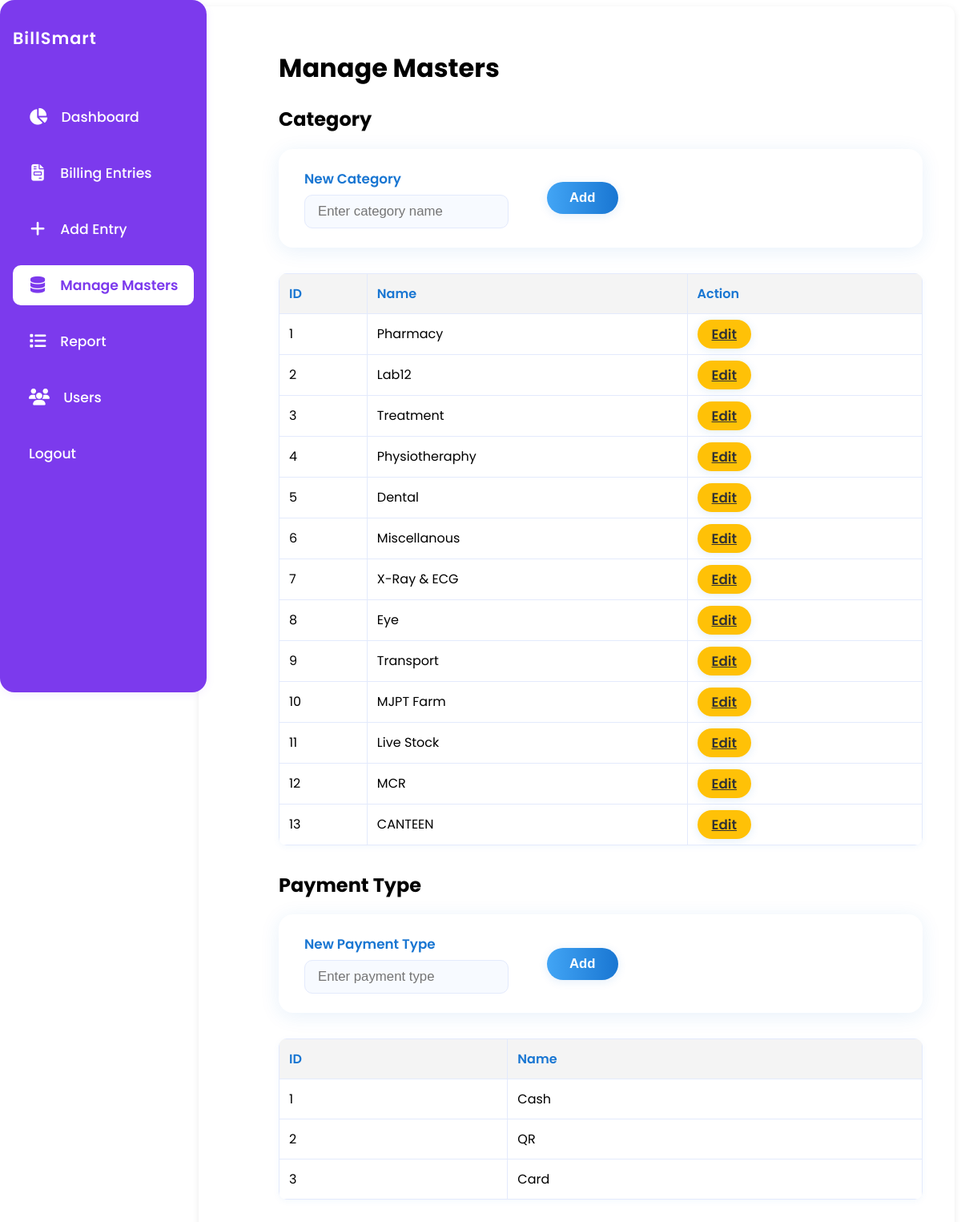
The app's page /masters (signed in) with its own data.
### app.py (models this page shows)
class Category(db.Model):
    id = db.Column(db.Integer, primary_key=True)
    name = db.Column(db.String(100), unique=True, nullable=False)

class PaymentType(db.Model):
    id = db.Column(db.Integer, primary_key=True)
    name = db.Column(db.String(100), unique=True, nullable=False)

### app.py (the view, shortened to what this page needs)
@app.route('/masters', methods=['GET', 'POST'])
@login_required
def masters():
    categories = Category.query.all()
    payment_types = PaymentType.query.all()
    edit_category = None
    edit_category_id = request.args.get('edit_category')
    if edit_category_id:
        edit_category = Category.query.get(int(edit_category_id))
    return render_template('masters.html', categories=categories, payment_types=payment_types, edit_category=edit_category)

### app.py (called while the page is built, shortened)
def login_required(f):
    @wraps(f)
    def decorated_function(*args, **kwargs):
        if 'user_id' not in session:
            return redirect(url_for('login'))
        return f(*args, **kwargs)
    return decorated_function

@app.context_processor
def inject_usertype():
    return dict(session=session)

@app.before_request
def daily_backup():
    if not os.path.exists(BACKUP_DIR):
        os.makedirs(BACKUP_DIR)
    today = datetime.now().strftime('%Y-%m-%d')
    last_backup = None
    if os.path.exists(LAST_BACKUP_FILE):
        with open(LAST_BACKUP_FILE, 'r') as f:
            last_backup = f.read().strip()

### templates/masters.html (shortened to what this page needs)
<!DOCTYPE html>
<html lang="en">
<head>
</head>
<body>
            {% from '_flash_messages.html' import flash_messages %}
        <div class="container" style="max-width:100vw; padding:32px 40px 32px 100px;">
            {% include '_navbar.html' %}
        <h1>Manage Masters</h1>
        <h2>Category</h2>
        <form method="post" class="card-form">
            <label class="card-label">
                <span class="card-label-text">New Category</span>
                <input type="text" name="category" placeholder="Enter category name" required class="card-input">
            </label>
            <button type="submit" class="card-btn">Add</button>
        </form>
        <table>
            <tr><th>ID</th><th>Name</th><th>Action</th></tr>
            {% for cat in categories %}
            <tr>
                <td>{{ cat.id }}</td>
                <td>
                    {% if edit_category and edit_category.id == cat.id %}
                        <form method="post" class="card-form" style="background:none; box-shadow:none; padding:0; margin:0; gap:0.5em;">
                            <input type="hidden" name="edit_category_id" value="{{ cat.id }}">
                            <input type="text" name="edit_category_name" value="{{ cat.name }}" required class="card-input" style="min-width:120px;">
                            <button type="submit" class="card-btn" style="padding:6px 18px;">Save</button>
                            <a href="{{ url_for('masters') }}" class="card-btn" style="background:#e0e0e0; color:#333; padding:6px 18px; text-decoration:none;">Cancel</a>
                        </form>
                    {% else %}
                        {{ cat.name }}
                    {% endif %}
                </td>
                <td>
                    {% if not (edit_category and edit_category.id == cat.id) %}
                        <a href="{{ url_for('masters', edit_category=cat.id) }}" class="card-btn" style="padding:6px 18px; background:#ffc107; color:#333;">Edit</a>
                    {% endif %}
                </td>
            </tr>
            {% endfor %}
        </table>
        <h2>Payment Type</h2>
        <form method="post" class="card-form">
            <label class="card-label">
                <span class="card-label-text">New Payment Type</span>
                <input type="text" name="payment_type" placeholder="Enter payment type" required class="card-input">
            </label>
            <button type="submit" class="card-btn">Add</button>
        </form>
        <table>
            <tr><th>ID</th><th>Name</th></tr>
            {% for pt in payment_types %}
            <tr><td>{{ pt.id }}</td><td>{{ pt.name }}</td></tr>
            {% endfor %}
        </table>
    </div>
</body>
</html>

### templates/masters.html (style rules this page uses)
.container { max-width: 900px; margin-left: 220px; background: #fff; padding: 2em 2.5em; border-radius: 10px; box-shadow: 0 2px 8px rgba(0,0,0,0.08); }
.card-form { display: flex; flex-wrap: wrap; gap: 1.5em; align-items: center; margin-bottom: 2em; background: #fff; padding: 1.5em 2em; border-radius: 18px; box-shadow: 0 4px 24px rgba(25, 118, 210, 0.10); }
.card-label { display: flex; flex-direction: column; gap: 0.3em; margin-right: 1.5em; }
.card-label-text { font-size: 1.05em; color: #1976d2; font-weight: 600; margin-bottom: 2px; }
.card-input { padding: 10px 16px; border: 1px solid #e3eafc; border-radius: 10px; font-size: 1.05em; background: #f7faff; transition: border-color 0.2s; }
.card-btn { background: linear-gradient(90deg, #42a5f5 0%, #1976d2 100%); color: #fff; border: none; padding: 10px 28px; border-radius: 30px; font-size: 1.05em; font-weight: 600; box-shadow: 0 2px 12px rgba(25, 118, 210, 0.12); margin-right: 1em; cursor: pointer; transition: background 0.2s, box-shadow 0.2s; }
table { border-collapse: collapse; width: 100%; margin-bottom: 2em; background: #fff; box-shadow: 0 2px 8px rgba(25, 118, 210, 0.05); border-radius: 10px; overflow: hidden; }
th, td { border: 1px solid #e3eafc; padding: 12px; text-align: left; }
th { background: #f4f4f4; color: #1976d2; font-weight: 600; }

### templates/_navbar.html (style rules this page uses)
body { font-family: 'Poppins', Arial, sans-serif; }
.container { margin-left: 240px !important; max-width: 900px; }

### records on screen
Category: id "1", name "Pharmacy"
Category: id "2", name "Lab12"
Category: id "3", name "Treatment"
Category: id "4", name "Physiotheraphy"
Category: id "5", name "Dental"
Category: id "6", name "Miscellanous"
Category: id "7", name "X-Ray & ECG"
Category: id "8", name "Eye"
Category: id "9", name "Transport"
Category: id "10", name "MJPT Farm"
Category: id "11", name "Live Stock"
Category: id "12", name "MCR"
Category: id "13", name "CANTEEN"
PaymentType: id "1", name "Cash"
PaymentType: id "2", name "QR"
PaymentType: id "3", name "Card"
